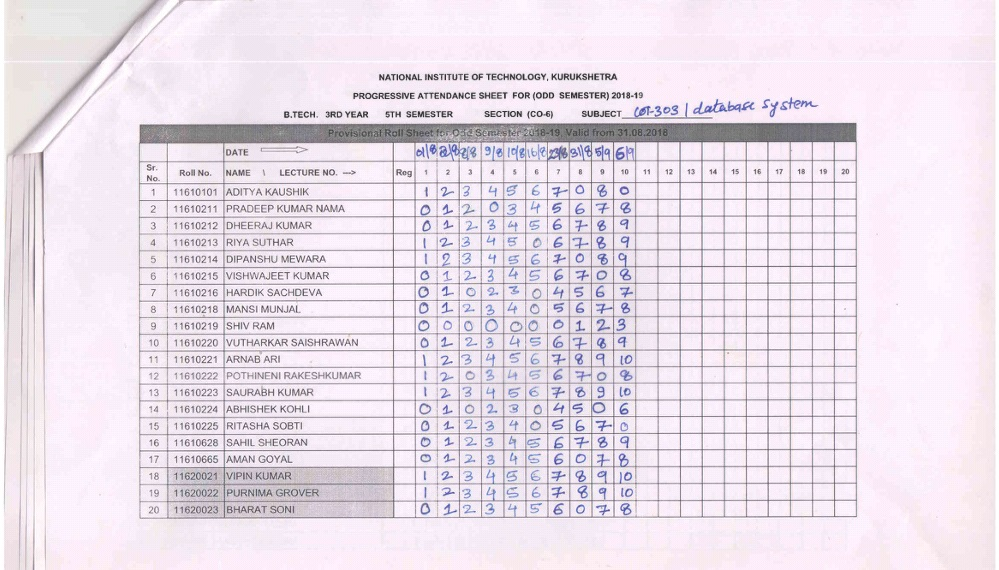
#> input picture img.jpg, 999 x 570 px
$ python -i detectLines.py   (imports and definitions only)   (older library calls are emulated)
#> lines starting #> are read from the running program, lines starting #| are printed output that depends on the picture; after the words box and inside, x2 and y2 are one past the last pixel; in counts of white or black regions, pixels touching at a corner belong together
#> further down, picture is the input picture: shape (570, 999, 3); mean B, G, R 233.9, 223.3, 233.3
### rectangle.py
import cv2
import numpy as np
from math import sqrt


def thresh(in_im):
	# Thresh using Adaptive Thresholding
	cv2.GaussianBlur(in_im,(5,5),1)
	gray = cv2.cvtColor(in_im,cv2.COLOR_BGR2GRAY)
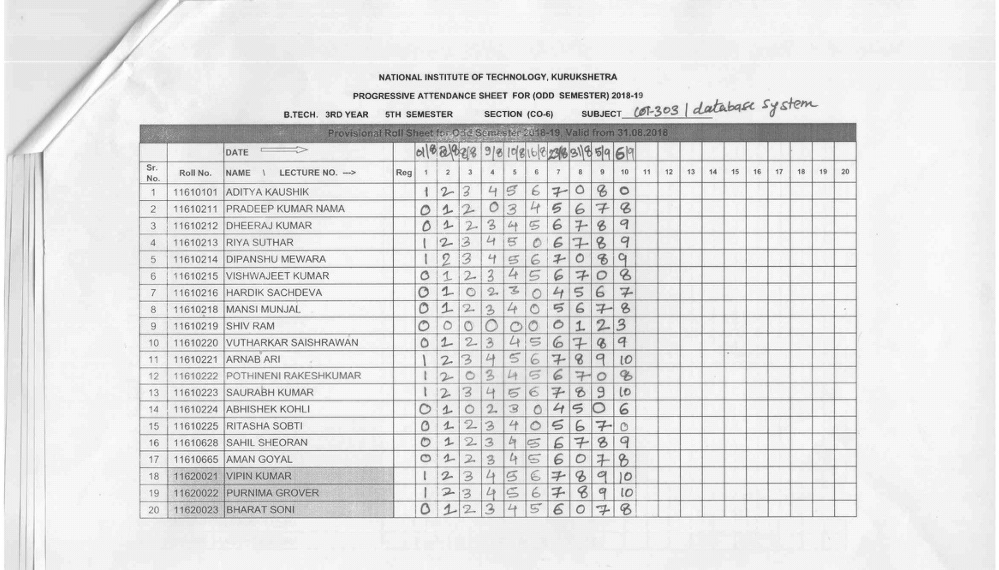
#> gray: shape (570, 999); min 44, max 255, mean 227.4
	thresh = cv2.adaptiveThreshold(gray,255,cv2.ADAPTIVE_THRESH_MEAN_C,cv2.THRESH_BINARY,11,2)
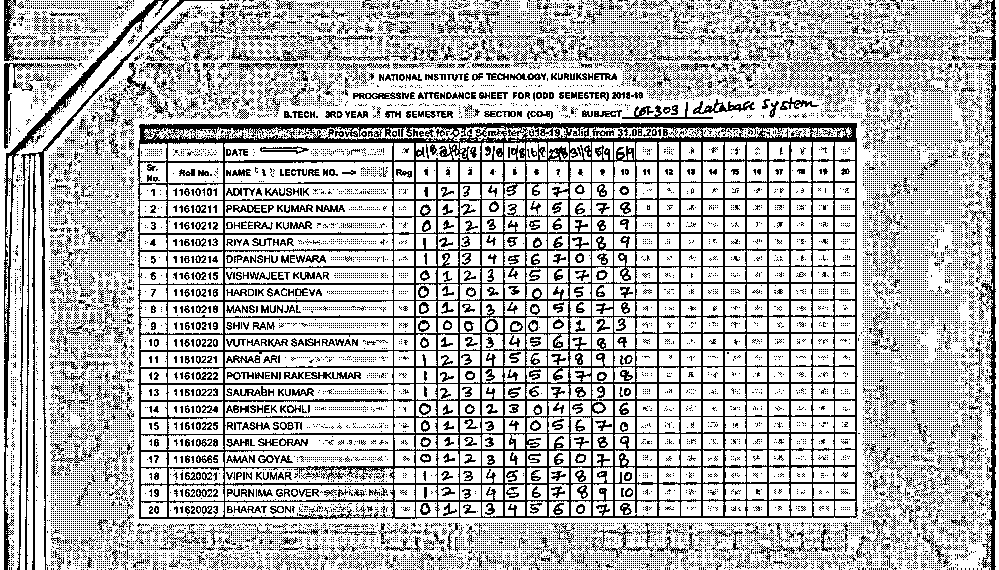
#> thresh: shape (570, 999); 72.6% white; black in thin lines or dots
	cv2.GaussianBlur(thresh,(5,5),1)
	return thresh

# [37 lines left out: functions edge_detect, resize, deletepoints, not called in this run]


def distance(pt1,pt2):	# Find distance between 2 points
	return sqrt((pt1[0]-pt2[0])**2 + (pt1[1] - pt2[1])**2 )


# [50 lines left out: function draw, not called in this run]

### detectLines.py
import cv2
import numpy as np
import rectangle
import math

def deletelines(lines):
    n = len(lines)
    idx= 0
    while idx < n:

        if slope(lines[idx]) > 10 :
            del lines[idx]
            n -= 1
            continue

        idx2 = 0
        while idx2 < n:
            if lines[idx] == lines[idx2]:
                # print(lines[idx],lines[idx2],"Continuing")
                idx2 += 1
                continue

            if abs(lines[idx][0][1] - lines[idx2][0][1]) < 10 :
                # print ("Deleted")
                del lines[idx2]
                n -= 1
                continue

            idx2 += 1
        idx += 1

    return lines


def slope(line):
    if line[0][0] == line[0][2]:
        return 90
    return math.degrees(math.atan(abs(line[0][1] - line[0][3])/abs(line[0][0] - line[0][2])))


def detect(img):
    canny = rectangle.thresh(img)
    sobel = cv2.Sobel(canny,cv2.CV_64F,0,1,ksize=5)
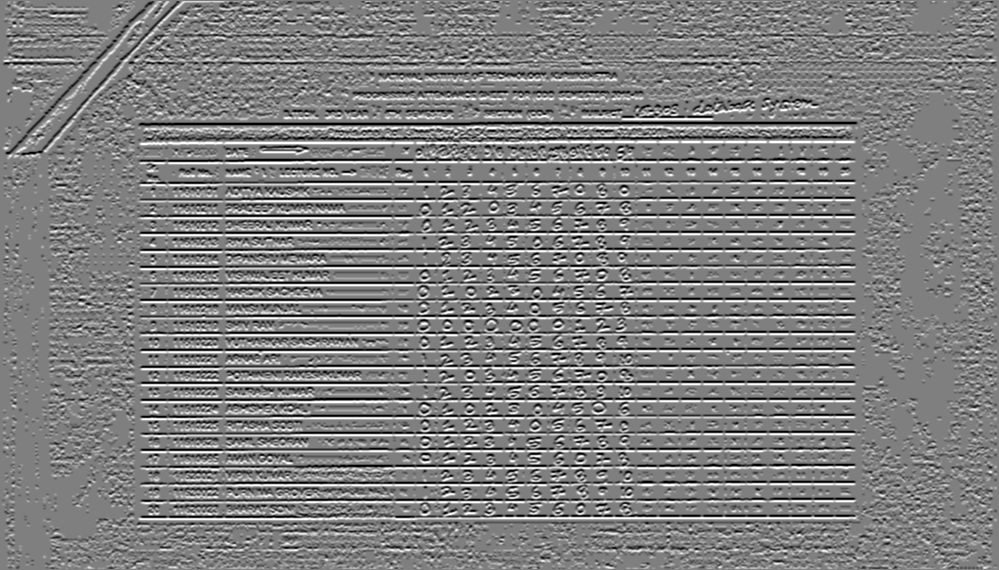
#> sobel: shape (570, 999) float64; min -12240, max 12240, mean 3.3; drawn with min black and max white
    row,col = sobel.shape
#> row = 570; col = 999

    sobel = cv2.erode(sobel,np.ones([1,int(col/10)]),iterations=1)
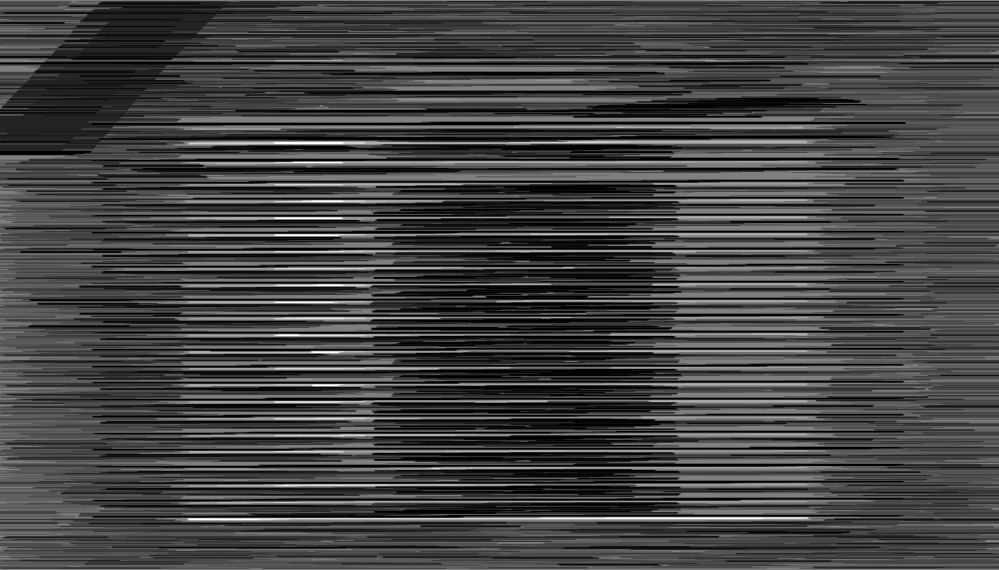
#> sobel: shape (570, 999) float64; min -12240, max 12240, mean -5780.1; drawn with min black and max white
    sobel = cv2.dilate(sobel,np.ones([1,int(col/2)]),iterations=1)
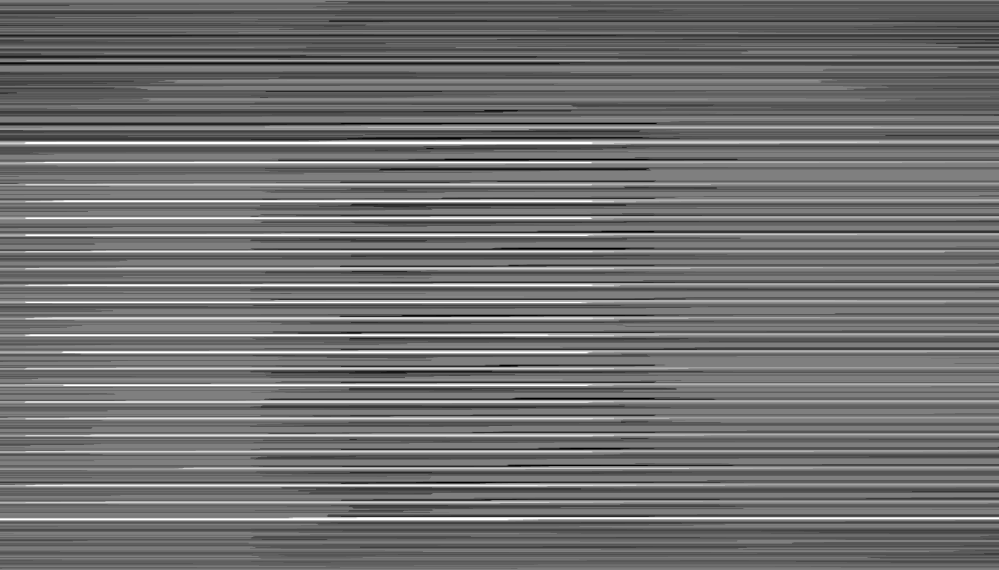
#> sobel: shape (570, 999) float64; min -12240, max 12240, mean -1467.5; drawn with min black and max white
    sobel = np.array(sobel,dtype=np.uint8)
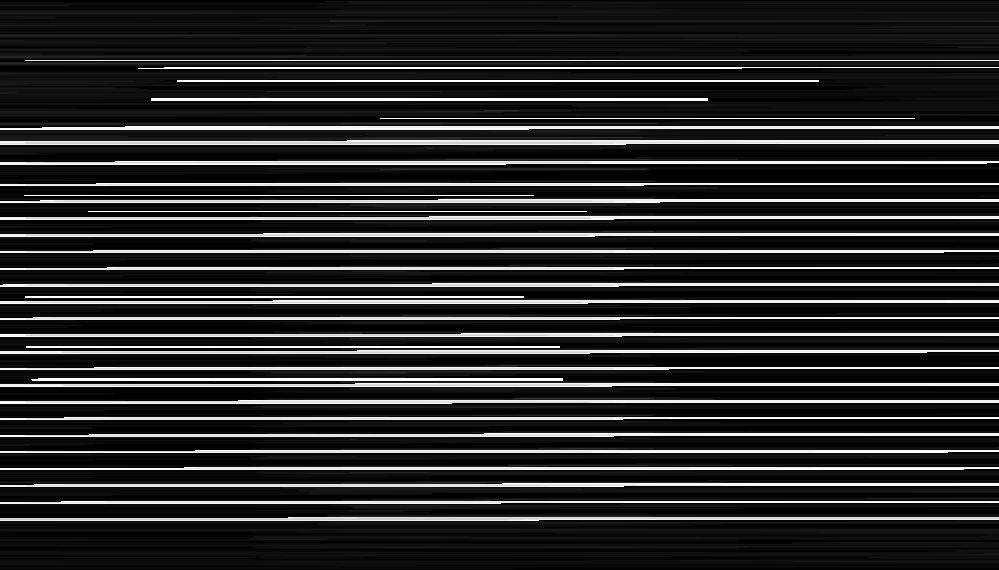
#> sobel: shape (570, 999); min 0, max 255, mean 43.3
    _,sobel = cv2.threshold(sobel,200,255,cv2.THRESH_BINARY)
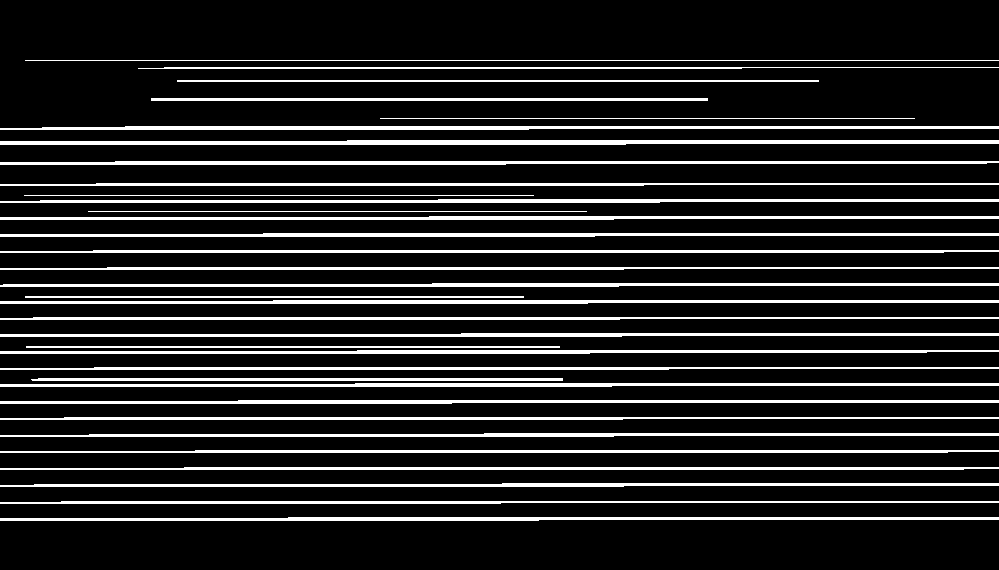
#> sobel: shape (570, 999); 14.7% white; 34 white regions, largest, box (x1, y1, x2, y2) and area: (0, 140, 999, 145) 4275, (0, 161, 999, 165) 3376, (0, 126, 999, 130) 3359
    # print(sobel)
    # print(sobel.shape,sobel.dtype)

    lines = cv2.HoughLinesP(sobel,1,np.pi/180,150,None,col/2,30)
#> lines = 101 rows, first 6: [0, 252, 943, 252], [0, 519, 998, 519], [0, 385, 998, 385], [0, 235, 998, 235], [0, 351, 998, 351], [0, 518, 998, 518]
    # print("Initial lines : " , len(lines))
    val = 0
    if lines is not None:
        lines = lines.tolist()
#> lines = 101 items
        lines.sort(key= lambda x : x[0][1])
        # print(len(lines))
        lines = deletelines(lines)
#> in deletelines, `n = len(lines)`: n = 101
#> the loop in deletelines, `while idx < n: ` made 28 passes
#> after the loop in deletelines, `while idx < n:`: idx = 28
#> lines = 28 items

        for line in lines:

            if line[0][0] == line[0][2]:
                theta = 90
            else :
                theta = slope(line)
            # print(theta)
            if theta < 10:
                # cv2.line(img,(line[0][0],line[0][1]),(line[0][2],line[0][3]),(0,255,0),2)
                val+=1
#> this loop made 28 passes
#> line on passes 1 to 12: [[25, 60, 998, 60]], [[177, 80, 818, 80]], [[151, 98, 707, 98]], [[380, 118, 914, 118]], [[0, 128, 998, 128]], [[347, 140, 998, 140]], [[115, 161, 998, 161]], [[96, 183, 998, 183]], [[24, 195, 533, 195]], [[429, 216, 998, 216]], [[263, 233, 998, 233]], [[93, 250, 998, 250]]
#> after the loop, val = 28
        # [6 lines of commented-out code are left out]

        return lines

>>> import cv2
>>> picture = cv2.imread('img.jpg')
>>> result = detect(picture)
#> result = 28 items
